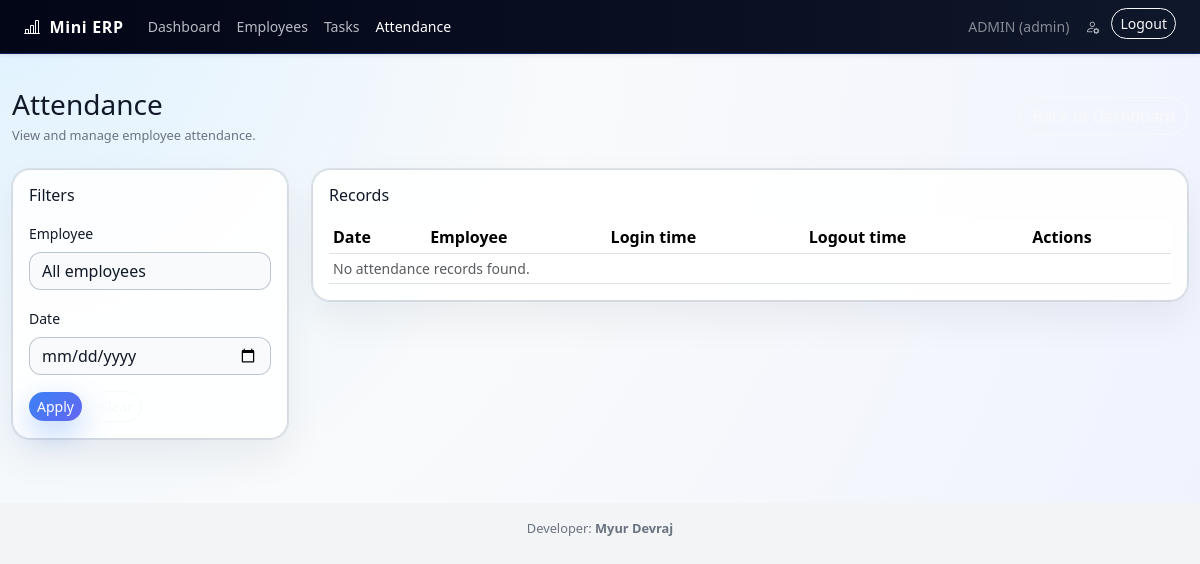
The app's page /admin/attendance (signed in), older data.
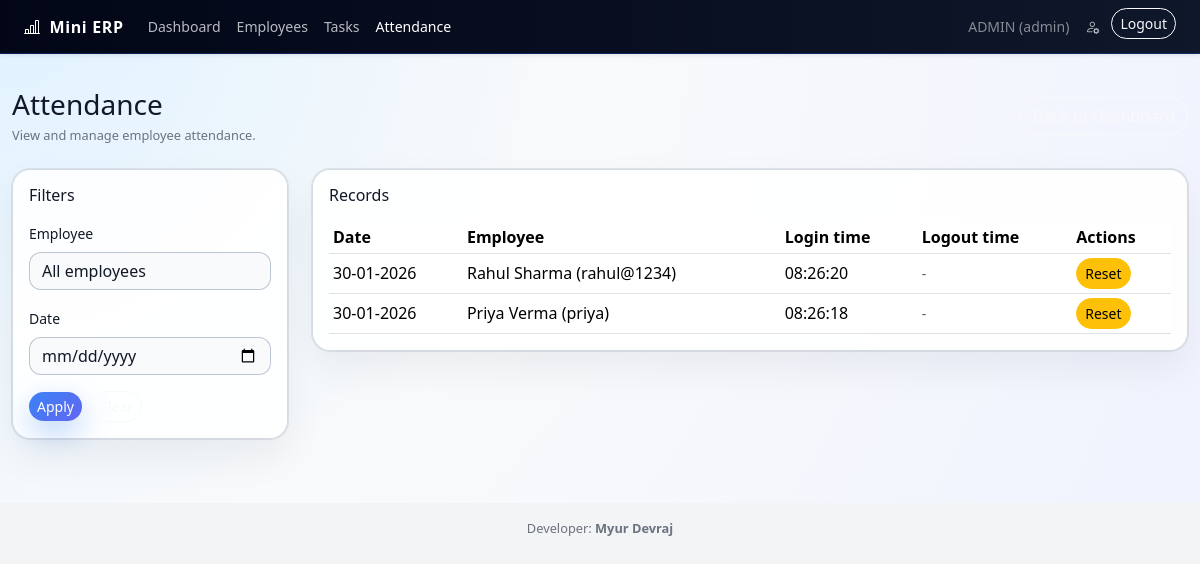
The same page, newer data.
### app.py (models this page shows, shortened)
class Attendance(db.Model):
    id = db.Column(db.Integer, primary_key=True)
    employee_id = db.Column(db.Integer, db.ForeignKey("employee.id"), nullable=False)
    date = db.Column(db.Date, nullable=False, default=date.today)
    login_time = db.Column(db.DateTime, nullable=False, default=datetime.utcnow)
    logout_time = db.Column(db.DateTime, nullable=True)
    employee = db.relationship("Employee", backref="attendances")

class Employee(db.Model):
    id = db.Column(db.Integer, primary_key=True)
    emp_code = db.Column(db.String(32), unique=True, nullable=True)
    username = db.Column(db.String(64), unique=True, nullable=False)
    password_hash = db.Column(db.String(255), nullable=False)
    name = db.Column(db.String(120), nullable=False)
    role = db.Column(db.String(80), nullable=False)           # 'admin' / 'employee'
    status = db.Column(db.String(20), default="Active")       # Active / On Leave / Inactive

### app.py (the view)
@app.route("/admin/attendance")
@login_required(role="admin")
def admin_attendance_list():
    employees = Employee.query.filter_by(role="employee").all()
    selected_emp_id = request.args.get("employee_id", type=int)
    selected_date_str = request.args.get("date", "")
    query = Attendance.query
    if selected_emp_id:
        query = query.filter_by(employee_id=selected_emp_id)
    if selected_date_str:
        try:
            d = datetime.strptime(selected_date_str, "%Y-%m-%d").date()
            query = query.filter_by(date=d)
        except ValueError:
            pass
    records = query.order_by(Attendance.date.desc(), Attendance.login_time.desc()).all()
    return render_template(
        "admin_attendance.html",
        employees=employees,
        records=records,
        selected_emp_id=selected_emp_id,
        selected_date=selected_date_str,
    )

### app.py (called while the page is built)
def login_required(role=None):
    def wrapper(f):
        @wraps(f)
        def decorated_function(*args, **kwargs):
            if "user_id" not in session:
                return redirect(url_for("login"))
            if role and session.get("role") != role:
                flash("Access denied", "danger")
                return redirect(url_for("login"))
            return f(*args, **kwargs)
        return decorated_function
    return wrapper

### templates/admin_attendance.html (shortened to what this page needs)
{% extends "base.html" %}
{% block content %}
<div class="row mb-4">
    <div class="col-12 d-flex justify-content-between align-items-center">
        <div>
            <h1 class="h3 mb-1">Attendance</h1>
            <p class="text-muted-soft mb-0">View and manage employee attendance.</p>
        </div>
        <a href="{{ url_for('admin_dashboard') }}" class="btn btn-outline-light rounded-pill">
        </a>
    </div>
</div>
<div class="row">
    <div class="col-lg-3">
        <div class="card card-soft p-3 mb-4">
            <h2 class="h6 mb-3">Filters</h2>
            <form method="get">
                <div class="mb-3">
                    <label class="form-label small">Employee</label>
                    <select name="employee_id" class="form-select">
                        <option value="">All employees</option>
                    </select>
                </div>
                <div class="mb-3">
                    <label class="form-label small">Date</label>
                    <input type="date" name="date" class="form-control"
                           value="{{ selected_date }}">
                </div>
                <button type="submit" class="btn btn-primary btn-sm rounded-pill">
                    Apply
                </button>
                <a href="{{ url_for('admin_attendance_list') }}"
                   class="btn btn-outline-light btn-sm rounded-pill ms-1">
                </a>
            </form>
        </div>
    </div>
    <div class="col-lg-9">
        <div class="card card-soft p-3 mb-4">
            <h2 class="h6 mb-3">Records</h2>
            <div class="table-responsive">
                <table class="table table-sm align-middle mb-0">
                    <thead>
                        <tr>
                            <th>Date</th>
                            <th>Employee</th>
                            <th>Login time</th>
                            <th>Logout time</th>
                            <th>Actions</th>
                        </tr>
                    </thead>
                    <tbody>
                        {% for rec in records %}
                        <tr>
                            <td>{{ rec.date.strftime('%d-%m-%Y') }}</td>
                            <td>{{ rec.employee.name }} ({{ rec.employee.username }})</td>
                            <td>{{ rec.login_time.strftime('%H:%M:%S') }}</td>
                            <td>
                                {% if rec.logout_time %}
                                    {{ rec.logout_time.strftime('%H:%M:%S') }}
                                {% else %}
                                    <span class="text-muted small">-</span>
                                {% endif %}
                            </td>
                            <td>
                                <form method="post"
                                      action="{{ url_for('admin_attendance_reset', att_id=rec.id) }}">
                                    <button type="submit"
                                            class="btn btn-warning btn-sm rounded-pill">
                                        Reset
                                    </button>
                                </form>
                            </td>
                        </tr>
                        {% else %}
                        <tr>
                            <td colspan="5" class="text-muted small">
                                No attendance records found.
                            </td>
                        </tr>
                        {% endfor %}
                    </tbody>
                </table>
            </div>
        </div>
    </div>
</div>
{% endblock %}

### templates/base.html (shortened to what this page needs)
<!doctype html>
<html lang="en">
<head>
    <link href="https://cdn.jsdelivr.net/npm/bootstrap@5.3.3/dist/css/bootstrap.min.css" rel="stylesheet">
    <link href="https://cdn.jsdelivr.net/npm/bootstrap-icons@1.11.3/font/bootstrap-icons.css" rel="stylesheet">
    <link rel="stylesheet" href="{{ url_for('static', filename='custom.css') }}">
</head>
<body class="{% block body_class %}{% endblock %}">
{% block navbar %}
<nav class="navbar navbar-expand-lg navbar-dark bg-dark fixed-top shadow-sm">
    <div class="container-fluid px-4">
        <a class="navbar-brand fw-semibold" href="{{ url_for('index') }}">
            <i class="bi bi-bar-chart-line me-1"></i> Mini ERP
        </a>
        <div class="collapse navbar-collapse" id="mainNavbar">
            {% if session.get("user_id") %}
            <ul class="navbar-nav me-auto">
                {% if session.get("role") == "admin" %}
                <li class="nav-item">
                    <a class="nav-link {% if request.endpoint == 'admin_dashboard' %}active{% endif %}"
                       href="{{ url_for('admin_dashboard') }}">Dashboard</a>
                </li>
                <li class="nav-item">
                    <a class="nav-link {% if request.endpoint in ['admin_employees','create_employee','edit_employee'] %}active{% endif %}"
                       href="{{ url_for('admin_employees') }}">Employees</a>
                </li>
                <li class="nav-item">
                    <a class="nav-link {% if request.endpoint == 'admin_tasks' %}active{% endif %}"
                       href="{{ url_for('admin_tasks') }}">Tasks</a>
                </li>
                <li class="nav-item">
                    <a class="nav-link {% if request.endpoint in ['admin_attendance_list','admin_attendance_reset'] %}active{% endif %}"
                       href="{{ url_for('admin_attendance_list') }}">Attendance</a>
                </li>
                {% else %}
                <li class="nav-item">
                    <a class="nav-link {% if request.endpoint == 'employee_dashboard' %}active{% endif %}"
                       href="{{ url_for('employee_dashboard') }}">My Dashboard</a>
                </li>
                {% endif %}
            </ul>
            <ul class="navbar-nav ms-auto">
                <li class="nav-item d-flex align-items-center me-2">
                    <span class="small text-white-50">
                        {{ session.get("username")|upper }} ({{ session.get("role") }})
                    </span>
                </li>
                <li class="nav-item">
                    <a class="nav-link" href="{{ url_for('account_settings') }}">
                        <i class="bi bi-person-gear"></i>
                    </a>
                </li>
                <li class="nav-item ms-1">
                    <a class="btn btn-sm btn-outline-light rounded-pill" href="{{ url_for('logout') }}">
                        Logout
                    </a>
                </li>
            </ul>
            {% endif %}
        </div>
    </div>
</nav>
{% endblock %}
<main class="main-wrapper bg-login">
    <div class="container">
        {% block content %}{% endblock %}
    </div>
</main>
{% if not hide_developer %}
<footer class="py-3 text-center small text-muted-soft">
    Developer: <span class="fw-semibold">Myur Devraj</span>
</footer>
{% endif %}
</body>
</html>

### static/custom.css (style rules this page uses)
:root { --bg-gradient: radial-gradient(circle at 0% 0%, #e0f2ff 0, #f9fafb 40%, #eef2ff 100%); --card-bg: rgba(255, 255, 255, 0.9); --border-soft: rgba(148, 163, 184, 0.4); --text-main: #111827; --text-muted: #6b7280; --accent: #3b82f6; }
body { margin: 0; background: #f3f4f6; color: var(--text-main); min-height: 100vh; font-family: system-ui, -apple-system, BlinkMacSystemFont, "Segoe UI", sans-serif; }
.main-wrapper { padding-top: 88px; padding-bottom: 40px; }
.container { max-width: 1200px; }
.navbar.bg-dark { background: linear-gradient(90deg, #020617, #0f172a) !important; box-shadow: 0 8px 24px rgba(15, 23, 42, 0.35); border-bottom: 1px solid rgba(30, 64, 175, 0.45); }
.navbar-brand { letter-spacing: 0.04em; font-size: 1rem; }
.navbar .nav-link { font-size: 0.88rem; color: #e5e7eb !important; opacity: 0.8; }
.navbar .nav-link.active, .navbar .nav-link:hover { opacity: 1; color: #ffffff !important; }
.bg-login { background-image: var(--bg-gradient); background-attachment: fixed; background-size: cover; }
.card-soft, .card-metric { background: var(--card-bg); border-radius: 18px; border: 1px solid var(--border-soft); box-shadow: 0 18px 40px rgba(15, 23, 42, 0.06), 0 0 0 1px rgba(209, 213, 219, 0.6); color: var(--text-main); }
.form-control, .form-select { border-radius: 12px; border: 1px solid rgba(148, 163, 184, 0.6); background: #f9fafb; color: var(--text-main); }
.form-control::placeholder { color: #9ca3af; }
.btn-primary { border-radius: 999px; background: linear-gradient(135deg, #3b82f6, #6366f1); border: none; box-shadow: 0 12px 30px rgba(59, 130, 246, 0.35); }
.btn-outline-light { border-radius: 999px; }
.text-muted-soft { color: var(--text-muted) !important; font-size: 0.8rem; }

Row changes from the older to the newer data that the page shows:
added Attendance: date "30-01-2026", employee.name "Rahul Sharma", employee.username "rahul@1234", login_time "08:26:20"
added Attendance: date "30-01-2026", employee.name "Priya Verma", employee.username "priya", login_time "08:26:18"
Text that changed along with them:
text no longer shown: "No attendance records found."
